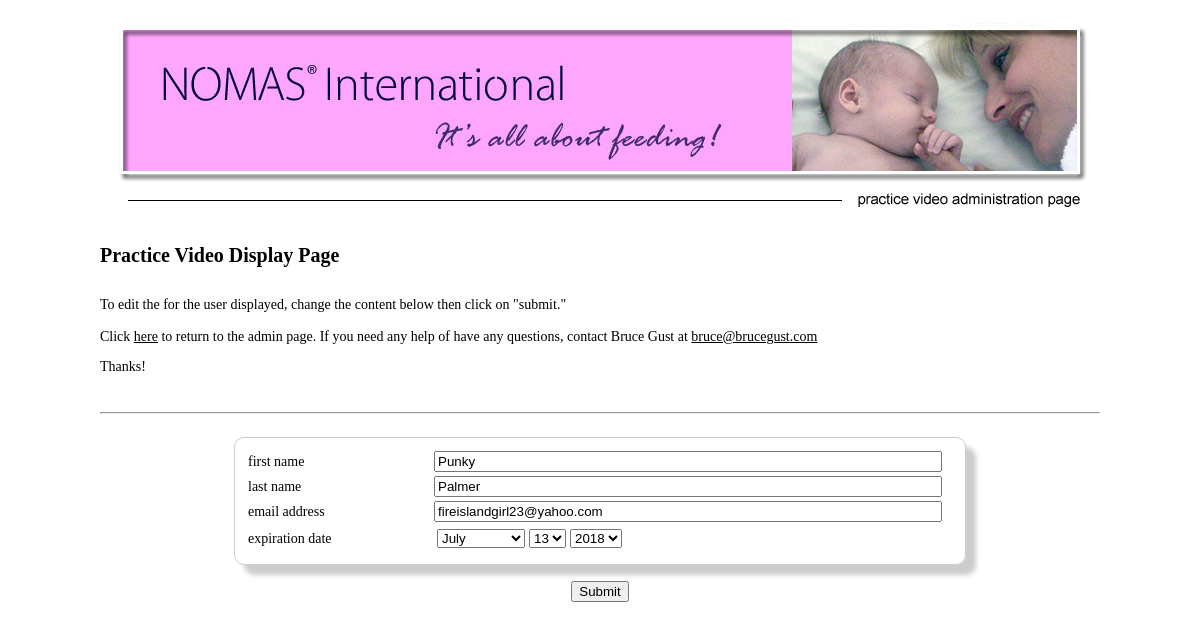
Page /support/adm/email_display.php?ID=10&Edit=Yes on the committed database.
### tables this page shows
CREATE TABLE `video_clips` (
  `id` int(11) NOT NULL,
  `first_name` varchar(150) DEFAULT NULL,
  `last_name` varchar(150) DEFAULT NULL,
  `email` varchar(150) DEFAULT NULL,
  `expiration_date` date NOT NULL,
  `clip` varchar(150) NOT NULL
);

### support/adm/email_display.php (the view, shortened to what this page needs)
<?php
function display($conn, $ID) {
	$the_id=$ID;
	$sql=$conn->prepare("SELECT * FROM video_clips WHERE id=:id");
	$sql->bindParam(':id', $the_id, PDO::PARAM_INT);
	$sql->execute();
	$result=array();
	while($row=$sql->fetch(PDO::FETCH_ASSOC))
	{
		$result[]=$row;
	}
	return $result;
}
require_once('header.php');
require_once("carter.inc");
$ID=$_GET['ID'];
$display=display($conn, $ID);
foreach($display as $data)
{
	$first_name=$data['first_name'];
	$last_name=$data['last_name'];
	$email=$data['email'];
	$expiration_date=date("m/d/Y", strtotime($data['expiration_date']));
	if($data['clip']=="fl_all")
	{
		$video_name="All the Flaccid Tongue Videos";
	}
		elseif($data['clip']=="fl_1")
		{
			$video_name="Flaccid Tongue Video #1";
		}
		elseif($data['clip']=="fl_2")
		{
			$video_name="Flaccid Tongue Video #2";
		}
		elseif($data['clip']=="fl_3")
		{
			$video_name="Flaccid Tongue Video #1";
		}
		elseif($data['clip']=="fl_4")
		{
			$video_name="Flaccid Tongue Video #4";
		}
		elseif($data['clip']=="fl_5")
		{
			$video_name="Flaccid Tongue Video #5";
		}
		elseif($data['clip']=="fl_6")
		{
			$video_name="Flaccid Tongue Video #6";
		}
		elseif($data['clip']=="fl_7")
		{
			$video_name="Flaccid Tongue Video #7";
		}
		elseif($data['clip']=="fl_8")
		{
			$video_name="Flaccid Tongue Video #8";
		}
		elseif($data['clip']=="fl_9")
		{
			$video_name="Flaccid Tongue Video #9";
		}
		elseif($data['clip']=="fl_10")
		{
			$video_name="Flaccid Tongue Video #10";
		}
		elseif($data['clip']=="re_all")
		{
			$video_name="All the Retracted Tongue Videos";
		}
		elseif($data['clip']=="re_1")
		{
			$video_name="Retracted Tongue Video #1";
		}
		elseif($data['clip']=="re_2")
		{
			$video_name="Retracted Tongue Video #2";
		}
		elseif($data['clip']=="re_3")
		{
			$video_name="Retracted Tongue Video #1";
		}
		elseif($data['clip']=="re_4")
		{
			$video_name="Retracted Tongue Video #4";
		}
		elseif($data['clip']=="re_5")
		{
			$video_name="Retracted Tongue Video #5";
		}
		elseif($data['clip']=="re_6")
		{
			$video_name="Retracted Tongue Video #6";
		}
		elseif($data['clip']=="re_7")
		{
			$video_name="Retracted Tongue Video #7";
		}
		elseif($data['clip']=="re_8")
		{
			$video_name="Retracted Tongue Video #8";
		}
		elseif($data['clip']=="re_9")
		{
			$video_name="Retracted Tongue Video #9";
		}
		elseif($data['clip']=="re_10")
		{
			$video_name="Retracted Tongue Video #10";
		}
	else
	{
		$video_name="";
	}
}
?>
<table border="0" cellspacing="0" cellpadding="0" width=100%>
	<tr>
		<td class="TitleText">
		<b>Practice Video Display Page</b>
		</td>
	</tr>
	<tr>
		<td>&nbsp;<BR>
		</td>
	</tr>
	<tr>
		<td class="MainText">
		<P>
		To edit the <b><?php echo $video_name;?></b> for the user displayed, change the content below then click on "submit."
		<br><br>
		<?php include ("help.php"); ?>
		</td>
	</tr>
	<tr>
		<td>
		&nbsp;<BR>
		</td>
	</tr>
	<tr>
		<td>
		<HR>
		</td>
	</tr>
	<tr>
		<td>&nbsp;<BR>
		</td>
	</tr>
	<tr>
		<td align="center">
			<div class="table_cell" style="width:710px;">
			<table style="width:700px;" border="0"><form action="email_edit.php" method="POST">
			<tr>
					<td style="width:200px;">
					first name
					</td>
					<td style="width:500px;">
					<input type="text" style="width:500px;" name="first_name" value="<?php echo $first_name;?>">
					</td>
				</tr>
				<tr>
					<td style="width:200px;">
					last name
					</td>
					<td style="width:500px;">
					<input type="text" style="width:500px;" name="last_name" value="<?php echo $last_name;?>">
					</td>
				</tr>
				<tr>
					<td style="width:200px;">
					email address
					</td>
					<td style="width:500px;">
					<input type="text" style="width:500px;" name="email" value="<?php echo $email;?>">
					</td>
				</tr>
				<tr>
					<td style="width:200px;">
					expiration date
					</td>
					<td style="width:500px;">
						<table>
							<tr>
								<td>
									<select name="month">
									<option selected value="<?php echo date("m", strtotime($expiration_date));?>"><?php echo date("F", strtotime($expiration_date));?></option>
									</select>
								</td>
								<td>
								<select name="day">
								<option selected value="<?php echo date("d", strtotime($expiration_date));?>"><?php echo date("d", strtotime($expiration_date));?></option>
								</select>
							</td>
							<td>
								<select name="year">
								<option selected value="<?php echo date("Y", strtotime($expiration_date));?>"><?php echo date("Y", strtotime($expiration_date));?></option>
								</select>
							<td>
						</tr>
					</table>
				</td>
			</table>
		</div>
		</td>
	</tr>
	<tr>
		<td style="text-align:center;" colspan="2">&nbsp;<br>
		<input type="Submit" value="Submit">
		</td>
	</tr>
</table>
<?php
require_once("footer.php");
?>

### support/adm/stylesheet.css (style rules this page uses)
html, body { margin:0; padding:0; height:100%; font-family: Helvetica, Microsoft Sans Serif; font-size: 10.5pt; }
td { font-family: Verdana, Microsoft Sans Serif; font-size: 14px; color: #000000; text-align:left; }
td.TitleText { background-color:#FFFFFF; font-family: Verdana, Microsoft Sans Serif; font-size: 20px; color: #000000; font-weight:bold; }
.table_cell { border:1px solid #cccccc; border-radius:10px; padding:10px; margin:auto; width:650px; box-shadow: 10px 10px 5px #cccccc; text-align:center; }

### rows in the picture
video_clips: first_name "Punky", last_name "Palmer", email "fireislandgirl23@yahoo.com", month "July", day "13", year "2018"
